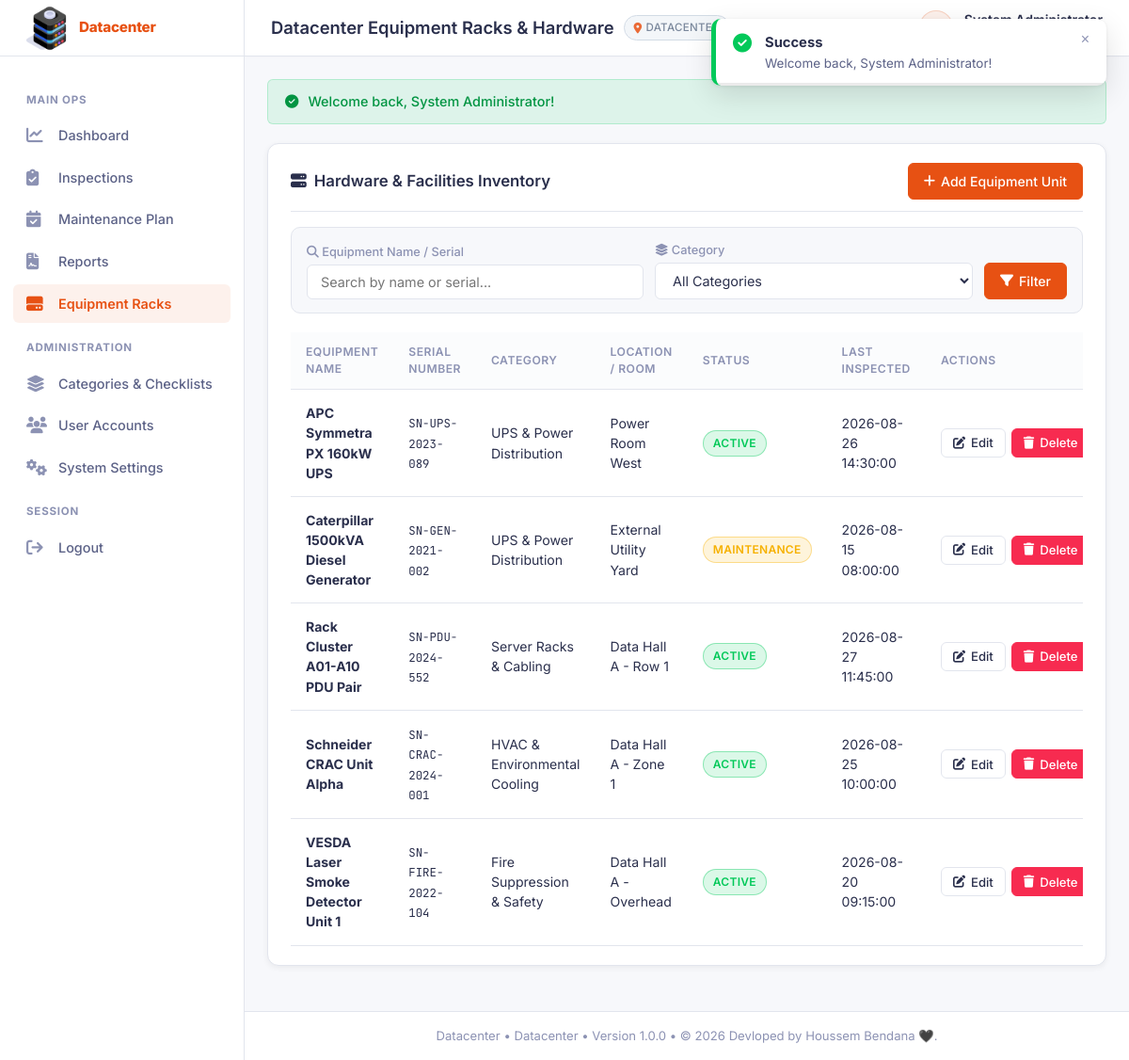
The page /equipment (signed in) on the database its author committed.
### tables this page shows
CREATE TABLE equipment (
    id INT AUTO_INCREMENT PRIMARY KEY,
    name VARCHAR(150) NOT NULL,
    serial_number VARCHAR(100) NOT NULL UNIQUE,
    category_id INT NOT NULL,
    room_location VARCHAR(100) NOT NULL,
    status ENUM('active', 'maintenance', 'decommissioned') NOT NULL DEFAULT 'active',
    last_inspected_at DATETIME NULL,
    created_at DATETIME DEFAULT CURRENT_TIMESTAMP,
    FOREIGN KEY (category_id) REFERENCES categories(id) ON DELETE CASCADE
);

CREATE TABLE categories (
    id INT AUTO_INCREMENT PRIMARY KEY,
    name VARCHAR(100) NOT NULL,
    slug VARCHAR(100) NOT NULL UNIQUE,
    description TEXT NULL,
    icon VARCHAR(50) DEFAULT 'fa-list-check',
    created_at DATETIME DEFAULT CURRENT_TIMESTAMP
);

### app/controllers/EquipmentController.php (called while the page is built, shortened)
<?php
class EquipmentController {
    private Equipment $equipmentModel;
    private Category $categoryModel;
    public function __construct() {
        $this->equipmentModel = new Equipment();
        $this->categoryModel = new Category();
    }
    public function index(): void {
        $categoryId = isset($_GET['category_id']) && $_GET['category_id'] !== '' ? (int)$_GET['category_id'] : null;
        $searchName = isset($_GET['name']) ? trim((string)$_GET['name']) : '';
        $filters = [];
        $equipment = $this->equipmentModel->filter($filters);
        $categories = $this->categoryModel->all();
        view('equipment.index', [
            'equipmentList' => $equipment,
            'categories' => $categories,
            'selectedCategory' => $categoryId,
            'searchName' => $searchName
        ]);
    }
}

### index.php (called while the page is built)
<?php
require_once __DIR__ . '/public/index.php';

### app/helpers/auth.php (called while the page is built, shortened)
<?php
if (!function_exists('auth_check')) {
    function auth_check(): bool {
        return isset($_SESSION['user_id']) && !empty($_SESSION['user_id']);
    }
}
if (!function_exists('auth_user')) {
    function auth_user(): ?array {
        if (auth_check()) {
            return [
                'id' => $_SESSION['user_id'] ?? null,
                'name' => $_SESSION['user_name'] ?? 'User',
                'email' => $_SESSION['user_email'] ?? '',
                'role' => $_SESSION['user_role'] ?? ROLE_INSPECTOR,
                'avatar' => $_SESSION['user_avatar'] ?? null
            ];
        }
        return null;
    }
}
if (!function_exists('can_write')) {
    function can_write(string $module): bool {
        $user = auth_user();
        return \App\Config\Constants::roleHasPermission($user['role'] ?? '', $module, 'write');
    }
}

### app/config/constants.php (called while the page is built, shortened)
<?php
class Constants {
    public static function roleHasPermission(string $roleValue, string $module, string $level = 'read'): bool {
        if ($roleValue === 'admin' || $roleValue === 'ROLE_ADMIN') {
            return true;
        }
        return false;
    }
}

### app/models/Equipment.php (called while the page is built, shortened)
<?php
class Equipment {
    private ?PDO $db;
    public function __construct() {
        $this->db = Database::getInstance()->getConnection();
    }
    public function filter(array $filters = []): array {
        $sql = "SELECT e.*, c.name as category_name
                FROM equipment e
                LEFT JOIN categories c ON e.category_id = c.id
                WHERE 1=1";
        $params = [];
        $sql .= " ORDER BY e.name ASC";
        $stmt = $this->db->prepare($sql);
        $stmt->execute($params);
        return $stmt->fetchAll();
    }
}

### app/config/database.php (called while the page is built, shortened)
<?php
class Database {
    private static ?Database $instance = null;
    private ?PDO $connection = null;
    private string $host = '127.0.0.1';
    private string $dbName = 'datacenter_inspection';
    private string $username = 'root';
    private string $password = '';
    private string $charset = 'utf8mb4';
    private int $port = 3306;
    private function __construct() {
        $host = getenv('DB_HOST') ?: $this->host;
        $port = getenv('DB_PORT') ?: $this->port;
        $dbName = getenv('DB_NAME') ?: $this->dbName;
        $username = getenv('DB_USER') ?: $this->username;
        $password = getenv('DB_PASS') !== false ? getenv('DB_PASS') : $this->password;
        $driver = getenv('DB_DRIVER') ?: 'mysql';
        try {
            if ($driver === 'sqlite') {
                $sqlitePath = getenv('DB_SQLITE_PATH') ?: __DIR__ . '/../../storage/database.sqlite';
                $dsn = "sqlite:" . $sqlitePath;
                $this->connection = new PDO($dsn, null, null, [
                    PDO::ATTR_ERRMODE => PDO::ERRMODE_EXCEPTION,
                    PDO::ATTR_DEFAULT_FETCH_MODE => PDO::FETCH_ASSOC
                ]);
            } else {
                $dsn = "mysql:host={$host};port={$port};dbname={$dbName};charset={$this->charset}";
                $options = [
                    PDO::ATTR_ERRMODE => PDO::ERRMODE_EXCEPTION,
                    PDO::ATTR_DEFAULT_FETCH_MODE => PDO::FETCH_ASSOC,
                    PDO::ATTR_EMULATE_PREPARES => false,
                ];
                $this->connection = new PDO($dsn, $username, $password, $options);
            }
        } catch (PDOException $e) {
            error_log("Database Connection Error: " . $e->getMessage());
            $this->connection = null;
        }
    }
    public static function getInstance(): Database {
        if (self::$instance === null) {
            self::$instance = new Database();
        }
        return self::$instance;
    }
    public function getConnection(): ?PDO {
        return $this->connection;
    }
}

### app/views/equipment/index.php (the view, shortened to what this page needs)
<div class="card">
    <div class="card-header">
        <div class="card-title">
            <i class="fa-solid fa-server"></i> Hardware & Facilities Inventory
        </div>
        <?php if (can_write('equipment')): ?>
        <a href="/equipment/create" class="btn btn-primary">
            <i class="fa-solid fa-plus"></i> Add Equipment Unit
        </a>
        <?php endif; ?>
    </div>
    <div style="background: var(--bg-page); border: 1px solid var(--border-color); border-radius: var(--radius-md); padding: 14px 16px; margin-bottom: 20px;">
        <form action="/equipment" method="GET" style="display: flex; flex-wrap: wrap; gap: 12px; align-items: flex-end;">
            <div style="flex: 1 1 220px; min-width: 200px;">
                <label class="form-label" for="filter-name" style="font-size: 0.8rem; margin-bottom: 4px; color: var(--text-secondary);">
                    <i class="fa-solid fa-magnifying-glass"></i> Equipment Name / Serial
                </label>
                <input type="text" id="filter-name" name="name" class="form-control" placeholder="Search by name or serial..." value="<?= sanitize($searchName ?? '') ?>">
            </div>
            <div style="flex: 1 1 200px; min-width: 180px;">
                <label class="form-label" for="filter-category" style="font-size: 0.8rem; margin-bottom: 4px; color: var(--text-secondary);">
                    <i class="fa-solid fa-layer-group"></i> Category
                </label>
                <select id="filter-category" name="category_id" class="form-control">
                    <option value="">All Categories</option>
                </select>
            </div>
            <div style="display: flex; gap: 8px;">
                <button type="submit" class="btn btn-primary">
                    <i class="fa-solid fa-filter"></i> Filter
                </button>
            </div>
        </form>
    </div>
    <div class="table-responsive">
        <table class="table">
            <thead>
                <tr>
                    <th>Equipment Name</th>
                    <th>Serial Number</th>
                    <th>Category</th>
                    <th>Location / Room</th>
                    <th>Status</th>
                    <th>Last Inspected</th>
                    <th>Actions</th>
                </tr>
            </thead>
            <tbody>
                <?php if (empty($equipmentList)): ?>
                    <tr>
                        <td colspan="7" style="text-align:center; color:var(--text-dim); padding: 28px 16px;">
                            <?php if (!empty($selectedCategory) || !empty($searchName)): ?>
                                <i class="fa-solid fa-filter-circle-xmark" style="font-size: 1.6rem; display: block; margin-bottom: 8px; color: var(--text-secondary);"></i>
                                No equipment units matched your filter criteria.<br>
                                <a href="/equipment" class="btn btn-secondary btn-sm" style="margin-top: 10px; display: inline-flex;">
                                    <i class="fa-solid fa-rotate-left"></i> Clear Filters
                                </a>
                            <?php else: ?>
                                No equipment units added yet.
                            <?php endif; ?>
                        </td>
                    </tr>
                <?php else: ?>
                    <?php foreach ($equipmentList as $eq): ?>
                    <tr>
                        <td><strong><?= sanitize($eq['name']) ?></strong></td>
                        <td><span class="code-text" style="color:var(--accent-cyan);"><?= sanitize($eq['serial_number']) ?></span></td>
                        <td><?= sanitize($eq['category_name']) ?></td>
                        <td><?= sanitize($eq['room_location']) ?></td>
                        <td><span class="badge badge-<?= sanitize($eq['status']) ?>"><?= sanitize($eq['status']) ?></span></td>
                        <td><?= $eq['last_inspected_at'] ? sanitize($eq['last_inspected_at']) : '<span style="color:var(--text-dim);">Never</span>' ?></td>
                        <td>
                            <div style="display:flex; gap:6px;">
                                <?php if (can_write('equipment')): ?>
                                    <a href="/equipment/edit?id=<?= $eq['id'] ?>" class="btn btn-secondary btn-sm"><i class="fa-solid fa-pen-to-square"></i> Edit</a>
                                    <form action="/equipment/delete" method="POST" data-confirm="Delete this equipment unit?" style="display:inline-flex; margin:0;">
                                        <button type="submit" class="btn btn-danger btn-sm"><i class="fa-solid fa-trash"></i> Delete</button>
                                    </form>
                                <?php else: ?>
                                    <span class="badge badge-secondary" style="font-size:0.75rem;"><i class="fa-solid fa-lock"></i> Read-Only</span>
                                <?php endif; ?>
                            </div>
                        </td>
                    </tr>
                    <?php endforeach; ?>
                <?php endif; ?>
            </tbody>
        </table>
    </div>
</div>

### public/assets/css/style.css (style rules this page uses)
:root { --bg-page: #f7f8fb; --bg-surface: #ffffff; --bg-surface-hover: #f8fafc; --bg-card: #ffffff; --primary: #e75113; --primary-hover: #cf430b; --primary-light: rgba(231, 81, 19, 0.08); --primary-border: rgba(231, 81, 19, 0.2); --text-primary: #2a2f4c; --text-secondary: #8c92b3; --text-muted: #8c92b3; --color-success: #03c95a; --color-success-bg: rgba(3, 201, 90, 0.1); --color-danger: #f72b50; --color-danger-bg: rgba(247, 43, 80, 0.1); --color-warning: #f6b100; --color-warning-bg: rgba(246, 177, 0, 0.1); --color-info: #3454d1; --color-info-bg: rgba(52, 84, 209, 0.1); --border-color: #e2e5ed; --sidebar-width: 260px; --header-height: 60px; --radius-sm: 6px; --radius-md: 10px; --radius-lg: 12px; --card-shadow: 0 2px 6px rgba(0, 0, 0, 0.06); }
* { margin: 0; padding: 0; box-sizing: border-box; }
body { font-family: 'Inter', -apple-system, BlinkMacSystemFont, sans-serif; font-size: 14px; background-color: var(--bg-page); color: var(--text-primary); line-height: 1.5; min-height: 100vh; display: flex; overflow-x: hidden; }
a { color: var(--primary); text-decoration: none; transition: all 0.2s ease; }
code, .code-text { font-family: 'JetBrains Mono', monospace; font-size: 0.88em; }
.card { background: var(--bg-surface); border: 1px solid var(--border-color); border-radius: var(--radius-lg); padding: 1.25rem 1.5rem; box-shadow: var(--card-shadow); margin-bottom: 1.5rem; }
.card-header { display: flex; align-items: center; justify-content: space-between; margin-bottom: 16px; padding-bottom: 12px; border-bottom: 1px solid var(--border-color); }
.card-title { font-size: 1.05rem; font-weight: 600; color: var(--text-primary); display: flex; align-items: center; gap: 8px; }
.btn { display: inline-flex; align-items: center; justify-content: center; gap: 6px; padding: 8px 16px; font-family: inherit; font-size: 0.88rem; font-weight: 500; line-height: 1.5; border-radius: var(--radius-sm); border: 1px solid transparent; cursor: pointer; transition: all 0.2s ease; text-decoration: none; box-sizing: border-box; vertical-align: middle; white-space: nowrap; }
button.btn, input[type="submit"].btn { font-family: inherit; font-size: 0.88rem; line-height: 1.5; outline: none; }
.btn-primary { background-color: var(--primary); color: #ffffff; border-color: var(--primary); }
.btn-secondary { background-color: #ffffff; color: var(--text-primary); border-color: var(--border-color); }
.btn-danger { background-color: var(--color-danger); color: #ffffff; border-color: var(--color-danger); }
.btn-sm { padding: 5px 12px; font-size: 0.82rem; line-height: 1.4; height: 31px; min-height: 31px; box-sizing: border-box; }
button.btn-sm, input[type="submit"].btn-sm { font-size: 0.82rem; line-height: 1.4; height: 31px; min-height: 31px; }
div[style*="display: flex"] > form, div[style*="display:flex"] > form { display: inline-flex; align-items: center; margin: 0; }
.table-responsive { width: 100%; overflow-x: auto; }
.table { width: 100%; border-collapse: collapse; text-align: left; }
.table th { padding: 12px 16px; font-size: 0.76rem; font-weight: 600; text-transform: uppercase; letter-spacing: 0.5px; color: var(--text-secondary); border-bottom: 1px solid var(--border-color); background: #fbfcfd; }
.table td { padding: 14px 16px; font-size: 0.88rem; border-bottom: 1px solid var(--border-color); color: var(--text-primary); vertical-align: middle; }
.badge { display: inline-flex; align-items: center; gap: 4px; padding: 4px 10px; border-radius: 50px; font-size: 0.75rem; font-weight: 600; text-transform: uppercase; letter-spacing: 0.3px; background: var(--primary-light); color: var(--primary); border: 1px solid var(--primary-border); }
.badge-success, .badge-pass, .badge-active, .badge-completed, .badge-good { background: var(--color-success-bg); color: var(--color-success); border: 1px solid rgba(3, 201, 90, 0.2); }
.badge-warning, .badge-maintenance, .badge-in_progress { background: var(--color-warning-bg); color: #d99b00; border: 1px solid rgba(246, 177, 0, 0.2); }
.form-label { display: block; font-size: 0.85rem; font-weight: 500; color: var(--text-primary); margin-bottom: 6px; }
.form-control { width: 100%; padding: 9px 14px; font-family: inherit; font-size: 0.9rem; color: var(--text-primary); background: #ffffff; border: 1px solid var(--border-color); border-radius: var(--radius-sm); transition: all 0.2s ease; }
select.form-control option { background: #ffffff; color: var(--text-primary); }

### rows shown on the page
equipment: name "APC Symmetra PX 160kW UPS", serial_number "SN-UPS-2023-089", category.name "UPS & Power Distribution", room_location "Power Room West", status "ACTIVE", last_inspected_at "2026-08-26 14:30:00"
equipment: name "Caterpillar 1500kVA Diesel Generator", serial_number "SN-GEN-2021-002", category.name "UPS & Power Distribution", room_location "External Utility Yard", status "MAINTENANCE", last_inspected_at "2026-08-15 08:00:00"
equipment: name "Rack Cluster A01-A10 PDU Pair", serial_number "SN-PDU-2024-552", category.name "Server Racks & Cabling", room_location "Data Hall A - Row 1", status "ACTIVE", last_inspected_at "2026-08-27 11:45:00"
equipment: name "Schneider CRAC Unit Alpha", serial_number "SN-CRAC-2024-001", category.name "HVAC & Environmental Cooling", room_location "Data Hall A - Zone 1", status "ACTIVE", last_inspected_at "2026-08-25 10:00:00"
equipment: name "VESDA Laser Smoke Detector Unit 1", serial_number "SN-FIRE-2022-104", category.name "Fire Suppression & Safety", room_location "Data Hall A - Overhead", status "ACTIVE", last_inspected_at "2026-08-20 09:15:00"

### other values the page prints
$entName "Datacenter"
$title "Datacenter Equipment Racks & Hardware"
enterprise_site() "DATACENTER"
$flash['message'] "Welcome back, System Administrator!"
enterprise_name() "Datacenter"
enterprise_site() "Datacenter"
APP_VERSION "1.0.0"
